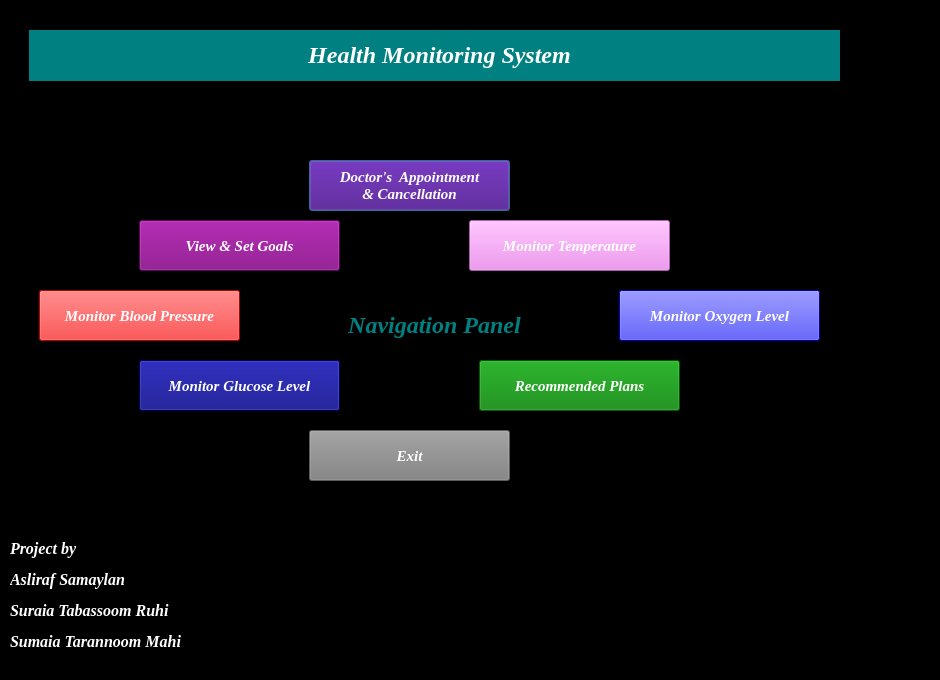
<?xml version="1.0" encoding="UTF-8"?>
<ui version="4.0">
 <class>NavigationWindow</class>
 <widget class="QDialog" name="NavigationWindow">
  <property name="geometry">
   <rect>
    <x>0</x>
    <y>0</y>
    <width>940</width>
    <height>680</height>
   </rect>
  </property>
  <property name="windowTitle">
   <string>Dialog</string>
  </property>
  <property name="styleSheet">
   <string notr="true">background-color: black;
</string>
  </property>
  <widget class="QWidget" name="widget" native="true">
   <property name="geometry">
    <rect>
     <x>29</x>
     <y>20</y>
     <width>811</width>
     <height>501</height>
    </rect>
   </property>
   <property name="styleSheet">
    <string notr="true">background-color: black;
</string>
   </property>
   <widget class="QLabel" name="lblHealthMonitoring">
    <property name="geometry">
     <rect>
      <x>0</x>
      <y>10</y>
      <width>821</width>
      <height>51</height>
     </rect>
    </property>
    <property name="font">
     <font>
      <family>Times New Roman</family>
      <pointsize>14</pointsize>
      <italic>true</italic>
      <bold>true</bold>
     </font>
    </property>
    <property name="styleSheet">
     <string notr="true">color: white;
background-color: teal;
</string>
    </property>
    <property name="text">
     <string>&lt;html&gt;&lt;head/&gt;&lt;body&gt;&lt;p align=&quot;center&quot;&gt;&lt;span style=&quot; font-size:18pt;&quot;&gt;Health Monitoring System&lt;/span&gt;&lt;/p&gt;&lt;/body&gt;&lt;/html&gt;</string>
    </property>
   </widget>
   <widget class="QPushButton" name="btnDoctorsAppointment">
    <property name="geometry">
     <rect>
      <x>280</x>
      <y>140</y>
      <width>201</width>
      <height>51</height>
     </rect>
    </property>
    <property name="font">
     <font>
      <family>Times New Roman</family>
      <pointsize>11</pointsize>
      <italic>true</italic>
      <bold>true</bold>
     </font>
    </property>
    <property name="styleSheet">
     <string notr="true">color: white;
background-color: indigo;
</string>
    </property>
    <property name="text">
     <string>Doctor's  Appointment
&amp;&amp; Cancellation</string>
    </property>
   </widget>
   <widget class="QPushButton" name="btnViewGoal">
    <property name="geometry">
     <rect>
      <x>110</x>
      <y>200</y>
      <width>201</width>
      <height>51</height>
     </rect>
    </property>
    <property name="font">
     <font>
      <family>Times New Roman</family>
      <pointsize>11</pointsize>
      <italic>true</italic>
      <bold>true</bold>
     </font>
    </property>
    <property name="styleSheet">
     <string notr="true">color: white;
background-color: purple;
</string>
    </property>
    <property name="text">
     <string>View &amp;&amp; Set Goals</string>
    </property>
   </widget>
   <widget class="QPushButton" name="btnMonitorTemp">
    <property name="geometry">
     <rect>
      <x>440</x>
      <y>200</y>
      <width>201</width>
      <height>51</height>
     </rect>
    </property>
    <property name="font">
     <font>
      <family>Times New Roman</family>
      <pointsize>11</pointsize>
      <italic>true</italic>
      <bold>true</bold>
     </font>
    </property>
    <property name="styleSheet">
     <string notr="true">color: white;
background-color: violet;
</string>
    </property>
    <property name="text">
     <string>Monitor Temperature</string>
    </property>
   </widget>
   <widget class="QPushButton" name="btnMonitorOxygen">
    <property name="geometry">
     <rect>
      <x>590</x>
      <y>270</y>
      <width>201</width>
      <height>51</height>
     </rect>
    </property>
    <property name="font">
     <font>
      <family>Times New Roman</family>
      <pointsize>11</pointsize>
      <italic>true</italic>
      <bold>true</bold>
     </font>
    </property>
    <property name="styleSheet">
     <string notr="true">color: white;
background-color: blue;
</string>
    </property>
    <property name="text">
     <string>Monitor Oxygen Level</string>
    </property>
   </widget>
   <widget class="QPushButton" name="btnMonitorBP">
    <property name="geometry">
     <rect>
      <x>10</x>
      <y>270</y>
      <width>201</width>
      <height>51</height>
     </rect>
    </property>
    <property name="font">
     <font>
      <family>Times New Roman</family>
      <pointsize>11</pointsize>
      <italic>true</italic>
      <bold>true</bold>
     </font>
    </property>
    <property name="styleSheet">
     <string notr="true">color: white;
background-color: red;
</string>
    </property>
    <property name="text">
     <string>Monitor Blood Pressure</string>
    </property>
   </widget>
   <widget class="QLabel" name="lblNavigationPanel">
    <property name="geometry">
     <rect>
      <x>250</x>
      <y>280</y>
      <width>311</width>
      <height>51</height>
     </rect>
    </property>
    <property name="font">
     <font>
      <family>Times New Roman</family>
      <pointsize>12</pointsize>
      <italic>true</italic>
      <bold>true</bold>
     </font>
    </property>
    <property name="styleSheet">
     <string notr="true">color: teal;
background-color: black;
</string>
    </property>
    <property name="text">
     <string>&lt;html&gt;&lt;head/&gt;&lt;body&gt;&lt;p align=&quot;center&quot;&gt;&lt;span style=&quot; font-size:18pt;&quot;&gt;Navigation Panel&lt;/span&gt;&lt;/p&gt;&lt;/body&gt;&lt;/html&gt;</string>
    </property>
   </widget>
   <widget class="QPushButton" name="btnCurrentStatus">
    <property name="geometry">
     <rect>
      <x>110</x>
      <y>340</y>
      <width>201</width>
      <height>51</height>
     </rect>
    </property>
    <property name="font">
     <font>
      <family>Times New Roman</family>
      <pointsize>11</pointsize>
      <italic>true</italic>
      <bold>true</bold>
     </font>
    </property>
    <property name="styleSheet">
     <string notr="true">color: white;
background-color: navy;
</string>
    </property>
    <property name="text">
     <string>Monitor Glucose Level</string>
    </property>
   </widget>
   <widget class="QPushButton" name="btnRecommendedPlans">
    <property name="geometry">
     <rect>
      <x>450</x>
      <y>340</y>
      <width>201</width>
      <height>51</height>
     </rect>
    </property>
    <property name="font">
     <font>
      <family>Times New Roman</family>
      <pointsize>11</pointsize>
      <italic>true</italic>
      <bold>true</bold>
     </font>
    </property>
    <property name="styleSheet">
     <string notr="true">color: white;
background-color: green;
</string>
    </property>
    <property name="text">
     <string>Recommended Plans</string>
    </property>
   </widget>
   <widget class="QPushButton" name="btnExit">
    <property name="geometry">
     <rect>
      <x>280</x>
      <y>410</y>
      <width>201</width>
      <height>51</height>
     </rect>
    </property>
    <property name="font">
     <font>
      <family>Times New Roman</family>
      <pointsize>11</pointsize>
      <italic>true</italic>
      <bold>true</bold>
     </font>
    </property>
    <property name="styleSheet">
     <string notr="true">color: white;
background-color: grey;
</string>
    </property>
    <property name="text">
     <string>Exit</string>
    </property>
   </widget>
  </widget>
  <widget class="QLabel" name="lblText">
   <property name="geometry">
    <rect>
     <x>10</x>
     <y>520</y>
     <width>421</width>
     <height>151</height>
    </rect>
   </property>
   <property name="font">
    <font>
     <family>Times New Roman</family>
     <pointsize>10</pointsize>
     <italic>true</italic>
     <bold>true</bold>
    </font>
   </property>
   <property name="styleSheet">
    <string notr="true">color: white;
background-color:  black;
</string>
   </property>
   <property name="text">
    <string>&lt;html&gt;&lt;head/&gt;&lt;body&gt;&lt;p&gt;&lt;span style=&quot; font-size:12pt;&quot;&gt;Project by&lt;/span&gt;&lt;/p&gt;&lt;p&gt;&lt;span style=&quot; font-size:12pt;&quot;&gt;Asliraf Samaylan&lt;/span&gt;&lt;/p&gt;&lt;p&gt;&lt;span style=&quot; font-size:12pt;&quot;&gt;Suraia Tabassoom Ruhi&lt;/span&gt;&lt;/p&gt;&lt;p&gt;&lt;span style=&quot; font-size:12pt;&quot;&gt;Sumaia Tarannoom Mahi&lt;/span&gt;&lt;/p&gt;&lt;/body&gt;&lt;/html&gt;</string>
   </property>
  </widget>
 </widget>
 <resources/>
 <connections/>
</ui>
